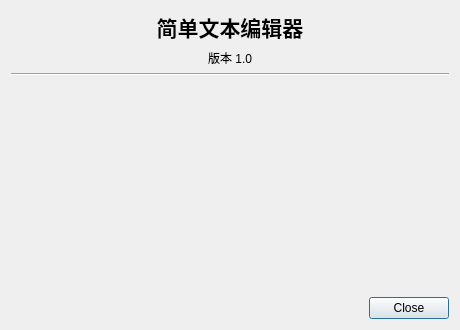
<?xml version="1.0" encoding="UTF-8"?>
<ui version="4.0">
 <class>AboutDialog</class>
 <widget class="QDialog" name="AboutDialog">
  <property name="geometry">
   <rect>
    <x>0</x>
    <y>0</y>
    <width>460</width>
    <height>330</height>
   </rect>
  </property>
  <property name="windowTitle">
   <string>关于 简单文本编辑器</string>
  </property>
  <layout class="QVBoxLayout" name="verticalLayout">
   <item>
    <widget class="QLabel" name="titleLabel">
     <property name="font">
      <font>
       <pointsize>16</pointsize>
       <weight>75</weight>
       <bold>true</bold>
      </font>
     </property>
     <property name="text">
      <string>简单文本编辑器</string>
     </property>
     <property name="alignment">
      <set>Qt::AlignCenter</set>
     </property>
    </widget>
   </item>
   <item>
    <widget class="QLabel" name="versionLabel">
     <property name="text">
      <string>版本 1.0</string>
     </property>
     <property name="alignment">
      <set>Qt::AlignCenter</set>
     </property>
    </widget>
   </item>
   <item>
    <widget class="Line" name="line">
     <property name="orientation">
      <enum>Qt::Horizontal</enum>
     </property>
    </widget>
   </item>
   <item>
    <widget class="QLabel" name="descriptionLabel">
     <property name="text">
      <string/>
     </property>
     <property name="wordWrap">
      <bool>true</bool>
     </property>
     <property name="alignment">
      <set>Qt::AlignLeading|Qt::AlignLeft|Qt::AlignTop</set>
     </property>
    </widget>
   </item>
   <item>
    <spacer name="verticalSpacer">
     <property name="orientation">
      <enum>Qt::Vertical</enum>
     </property>
     <property name="sizeHint" stdset="0">
      <size>
       <width>20</width>
       <height>20</height>
      </size>
     </property>
    </spacer>
   </item>
   <item>
    <widget class="QLabel" name="copyrightLabel">
     <property name="text">
      <string/>
     </property>
     <property name="alignment">
      <set>Qt::AlignCenter</set>
     </property>
    </widget>
   </item>
   <item>
    <widget class="QDialogButtonBox" name="buttonBox">
     <property name="orientation">
      <enum>Qt::Horizontal</enum>
     </property>
     <property name="standardButtons">
      <set>QDialogButtonBox::Close</set>
     </property>
    </widget>
   </item>
  </layout>
 </widget>
 <resources/>
 <connections/>
</ui>
